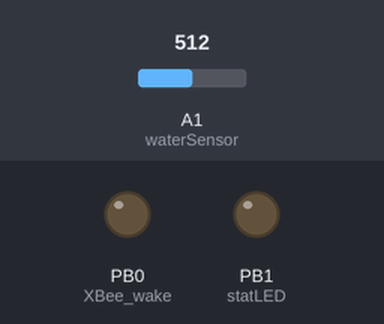
A sketch run on a simulated ATtiny85, built with avr-gcc and run on an emulated ATtiny85. Parts: output pins drawn as LEDs (lit = HIGH). Dashed ring = blinking. The test bench sets the inputs (shaded band); at power-on: A1 (waterSensor) = 512. Sleep ends after the set time or at an interrupt.

Above: at 1.6 s.
1.7 s: A1 (waterSensor) set to 605
At 9.0 s:
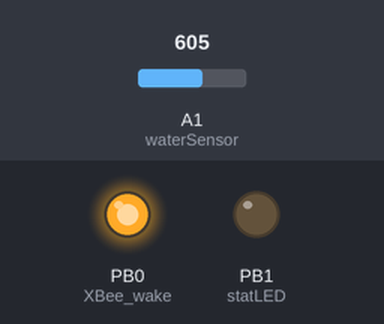
10.0 s: A1 (waterSensor) set to 624
At 16.86 s:
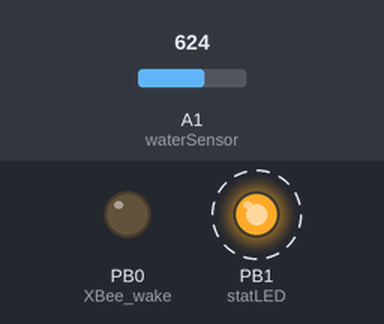
Timing chart, 0 to 24.9 s (numbered marks = the images above; inputs shaded):
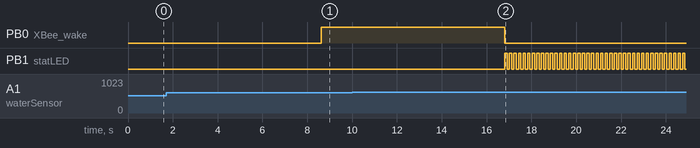

Measured:
- the behaviour switches between 612 and 613 on A1 (waterSensor) (found by bisection; images 1 and 2)
- after the input at 10.0 s, PB0 (XBee_wake): goes on until 16.8 s, then stays LOW; PB1 (statLED): alternates HIGH for 0.10 s and LOW for 0.10 s, starting after 6.8 s

The sketch:

H2OhNo.ino
```cpp
// (licence header left out)
#include <avr/sleep.h> //Needed for sleep_mode
#include <avr/wdt.h> //Needed to enable/disable watch dog timer

#include <SoftwareSerial.h>

SoftwareSerial Serial(4, 3); // RX, TX


//Pin definitions for regular Arduino Uno (used during development)
/*const byte buzzer1 = 8;
  const byte buzzer2 = 9;
  const byte statLED = 10;
  const byte waterSensor = A0;*/

//Pin definitions for ATtiny
const byte XBee_wake = 0;
int voltage = A0;
const byte statLED = 1;
int waterSensor = A1;
//const byte check = 5;

//Variables

//This is the average analog value found during startup. Usually ~995
//When hit with water, the analog value will drop to ~400. A diff of 100 is good.
int waterAvg = 0;
int maxDifference = 100; //A diff of more than 100 in the analog value will trigger the system.
int count = 0;

//This runs each time the watch dog wakes us up from sleep
ISR(WDT_vect) {
  //Don't do anything. This is just here so that we wake up.
  count = count + 1;
}

void setup()
{
 // pinMode(XBee_wake, INPUT);
  pinMode(5, INPUT);
  digitalWrite(5, LOW);
  pinMode(statLED, OUTPUT);
 // pinMode(check, OUTPUT);

  //pinMode(waterSensor, INPUT_PULLUP);
  pinMode(2, INPUT); //When setting the pin mode we have to use 2 instead of A1
  digitalWrite(2, HIGH); //Hack for getting around INPUT_PULLUP


  Serial.begin(9600);


  //Take a series of readings from the water sensor and average them
  waterAvg = 0;
  for (int x = 0 ; x < 8 ; x++)
  {
    waterAvg += analogRead(waterSensor);

    //During power up, blink the LED to let the world know we're alive
    delay(50);
  }
  waterAvg /= 8;


  digitalWrite(statLED, LOW);

  //Power down various bits of hardware to lower power usage
  set_sleep_mode(SLEEP_MODE_PWR_DOWN); //Power down everything, wake up from WDT
  sleep_enable();

}

void loop()
{
  ADCSRA &= ~(1 << ADEN); //Disable ADC, saves ~230uA
  setup_watchdog(9); //Setup watchdog to go off after 1sec
  sleep_mode(); //Go to sleep! Wake up 1sec later and check water

  //Check for water
  ADCSRA |= (1 << ADEN); //Enable ADC
  int waterDifference = abs(analogRead(waterSensor) - waterAvg);

  if (waterDifference > maxDifference) //Ahhh! Water! Alarm!
  {
    wdt_disable(); //Turn off the WDT!!


    long startTime = millis(); //Record the current time
    long timeSinceBlink = millis(); //Record the current time for blinking
    digitalWrite(statLED, HIGH); //Start out with the uh-oh LED on
    pinMode(XBee_wake, OUTPUT);
    digitalWrite(XBee_wake, LOW);
    delay(10);
    //Loop until we don't detect water AND 2 seconds of alarm have completed
    while (waterDifference > maxDifference || (millis() - startTime) < 2000)
    {

      if (millis() - timeSinceBlink > 100) //Toggle the LED every 100ms
      {
        timeSinceBlink = millis();

        Serial.println("@flood:1");

        if (digitalRead(statLED) == LOW)
          digitalWrite(statLED, HIGH);
        else
          digitalWrite(statLED, LOW);
      }

      waterDifference = abs(analogRead(waterSensor) - waterAvg); //Take a new reading

    } //Loop until we don't detect water AND 2 seconds of alarm have completed

    digitalWrite(statLED, LOW); //No more alarm. Turn off LED

    digitalWrite(XBee_wake, HIGH);
    pinMode(XBee_wake, INPUT);
  }
  if (count = 5000) {
    count = 0;
    pinMode(XBee_wake, OUTPUT);
    digitalWrite(XBee_wake, LOW);
    delay(10);
   // digitalWrite(check, HIGH);
    float battery = analogRead(voltage);
    Serial.print("@");
    Serial.print("b");
    Serial.print(":");
    Serial.println(battery);
   // digitalWrite(check, LOW);
    digitalWrite(XBee_wake, HIGH);
    pinMode(XBee_wake, INPUT);

  }

}


//Sets the watchdog timer to wake us up, but not reset
//0=16ms, 1=32ms, 2=64ms, 3=128ms, 4=250ms, 5=500ms
//6=1sec, 7=2sec, 8=4sec, 9=8sec
//From: http://interface.khm.de/index.php/lab/experiments/sleep_watchdog_battery/
void setup_watchdog(int timerPrescaler) {

  if (timerPrescaler > 9 ) timerPrescaler = 9; //Limit incoming amount to legal settings

  byte bb = timerPrescaler & 7;
  if (timerPrescaler > 7) bb |= (1 << 5); //Set the special 5th bit if necessary

  //This order of commands is important and cannot be combined
  MCUSR &= ~(1 << WDRF); //Clear the watch dog reset
  WDTCR |= (1 << WDCE) | (1 << WDE); //Set WD_change enable, set WD enable
  WDTCR = bb; //Set new watchdog timeout value
  WDTCR |= _BV(WDIE); //Set the interrupt enable, this will keep unit from resetting after each int
}
```
